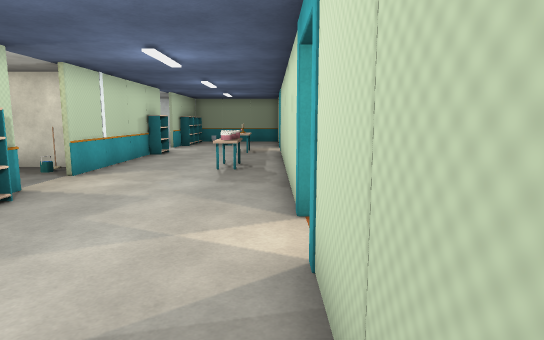
view 1 (above)

16 first-person views from a walk through a scene from a Unity 3-D project. The camera is 1.5 m above the floor, tilts 8° down and sees 75° across. The floor is counted in squares, 1 m on a side. Each view is taken from the middle of a square. On the plan, view 1 faces up. The plan holds only what a view shows up to about 16 squares ahead; the rest is blank. The place goes on beyond the plan. Some surface patterns are stand-ins.

view 2
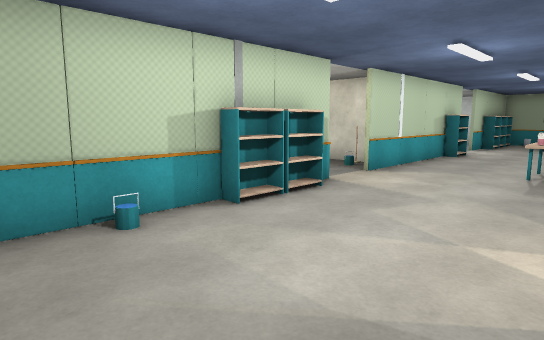

view 3
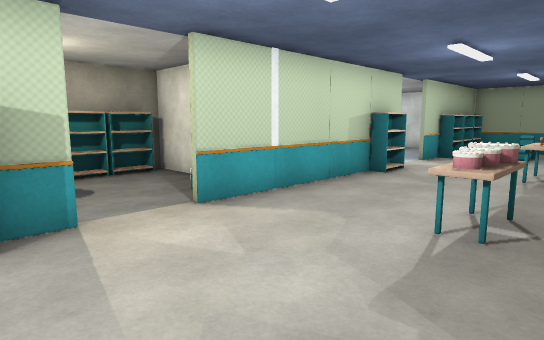

view 4
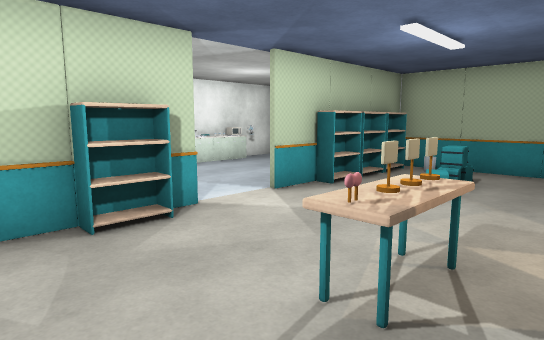

view 5
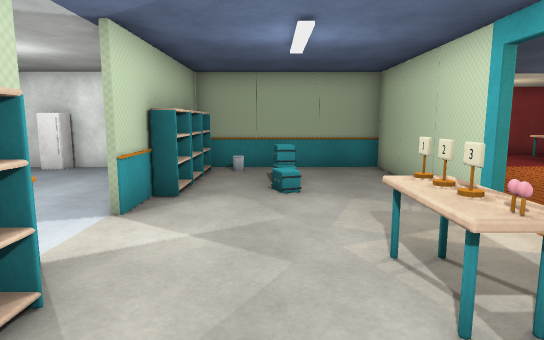

view 6
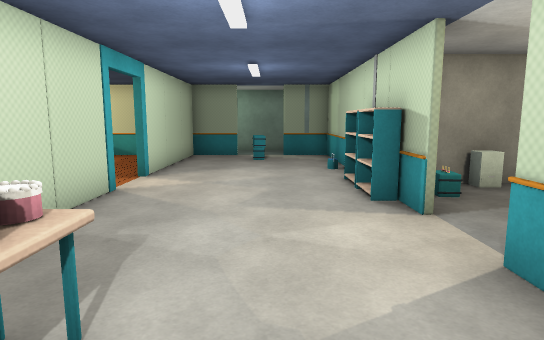

view 7
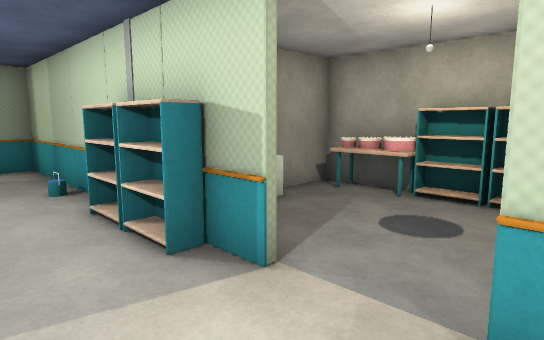

view 8
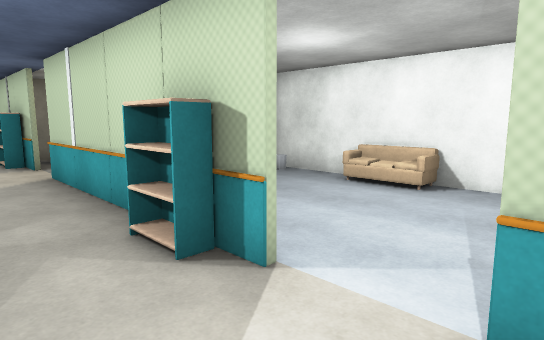

view 9
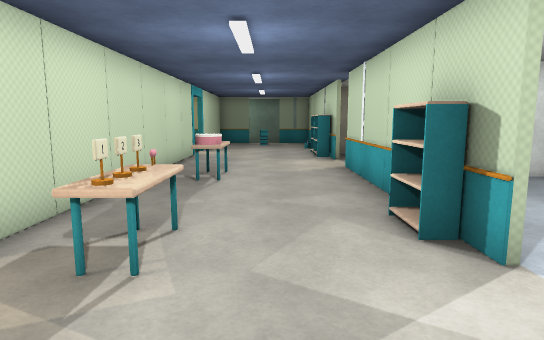

view 10
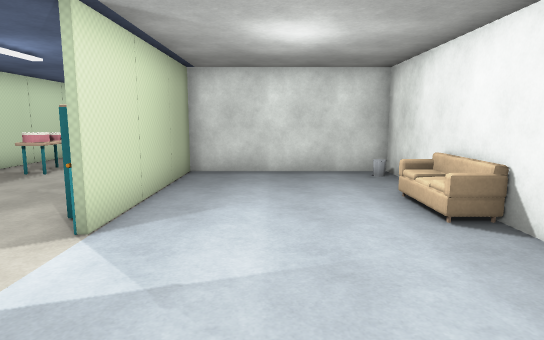

view 11
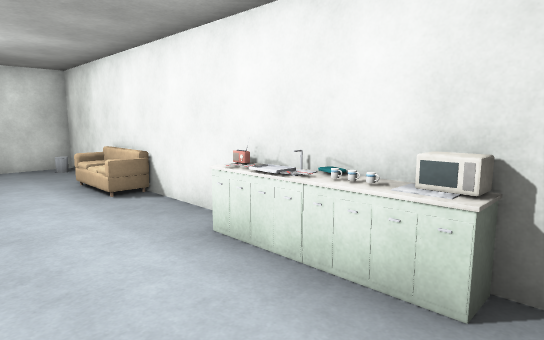

view 12
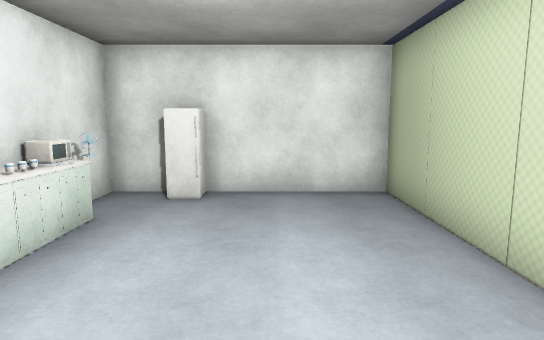

view 13
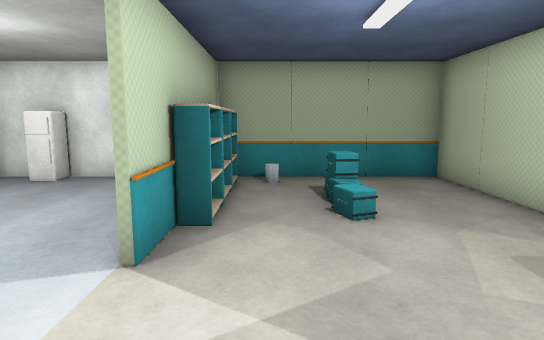

view 14
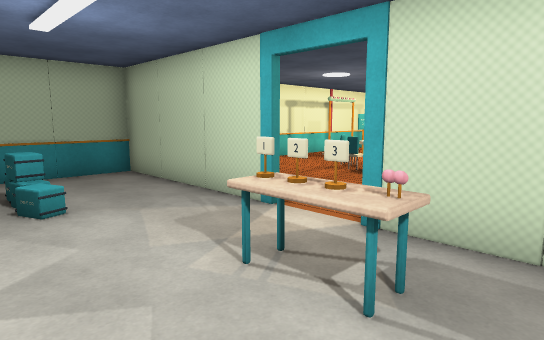

view 15
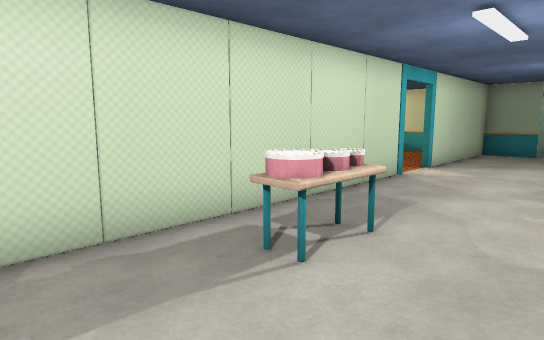

view 16
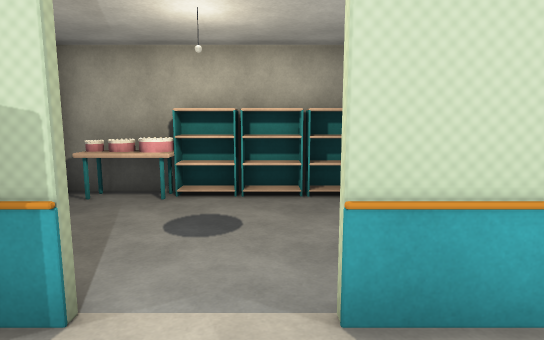

### Floor plan
Points are (right, up) in squares from view 1. A wall is a line through its corners. A room is listed if a view was taken in it or the views show most of it. See-through windows are left out.
Room 1 (views 1, 2, 3, 4, 5, 6, 7, 8, 9, 10, 11, 12, 13, 14, 15, 16)
walls: (-5.4, 15.5) (-5.4, 9.5); (-6.6, 11.4) (-9.5, 11.4); (-5.4, 7.5) (-5.4, 6.5); (-10.4, 9.8) (-10.4, 4.6) (-6.1, 4.6); (-5.4, 20.5) (-5.4, 19.5); (0.4, 19.4) (0.4, 25.4) (-5.2, 25.4); (0.4, 5.4) (0.4, 17.6); (-5.4, 4.1) (-5.4, -2.4) (-3.5, -2.4); (-11.4, 19.4) (-11.4, 11.6) (-5.6, 11.6) (-5.6, 15.6); (-5.6, 24.4) (-5.6, 25.4) (-11.4, 25.4) (-11.4, 21.5); (-1.5, -2.4) (0.4, -2.4) (0.4, 3.6)
ways out: opening at (1, 4.5); opening at (1, 18.5)
objects: other object (-11, 15); other object (-11, 17); other object (-11, 19); other object (-11, 20) to (-11, 21); other object (-11, 22); other object (-11, 23); other object (-11, 24); other object (-10, 5); other object (-10, 6); other object (-10, 7); other object (-10, 8); other object (-10, 9); other object (-10, 10) to (-10, 11); other object (-10, 25); other object (-8, 5); other object (-7, 11); other object (-5, 4) to (-5, 5); other object (-5, 6); other object (-5, 16) to (-5, 17); other object (-5, 21) to (-5, 22); other object (-5, 23); other object (-5, 24); other object (-3, -1) to (-2, -1); other object (-3, 23); other object (-2, 11) to (-1, 12); other object (-2, 12); other object (-2, 17) to (-1, 18); other object (-1, 16)

Where each view was taken, in squares from view 1:
view 1: 0 up, 0 right, facing up
view 2: 0 up, 0 right, facing up-left
view 3: 6 up, 0 right, facing up-left
view 4: 14 up, 0 right, facing up-left
view 5: 14 up, 3 left, facing up
view 6: 13 up, 3 left, facing down
view 7: 10 up, 3 left, facing down-left
view 8: 20 up, 3 left, facing down-left
view 9: 21 up, 3 left, facing down
view 10: 22 up, 8 left, facing down
view 11: 24 up, 8 left, facing down-left
view 12: 18 up, 8 left, facing up
view 13: 16 up, 4 left, facing up
view 14: 15 up, 4 left, facing up-right
view 15: 15 up, 4 left, facing down-right
view 16: 9 up, 3 left, facing left
